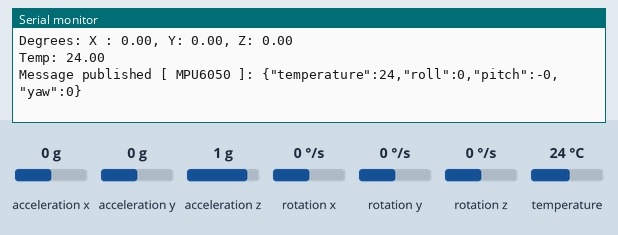
This sketch was run on a simulated ESP8266 (NodeMCU). On the bench: the last lines printed to the serial monitor. The inputs (shaded band) are chosen by the test bench; at power-on: acceleration x 0 g, acceleration y 0 g, acceleration z 1 g, rotation z 0 °/s, temperature 24 °C, rotation x 0 °/s, rotation y 0 °/s. WiFi joins after 1.5 s; servers stay silent unless stated; no MQTT or app messages arrive unless stated.

Above: at 4.8 s.
4.9 s: acceleration x set to -1.4 g
At 5.47 s:
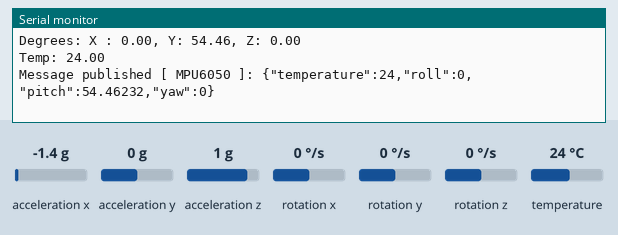
6.4 s: acceleration y set to -1.4 g
At 6.98 s:
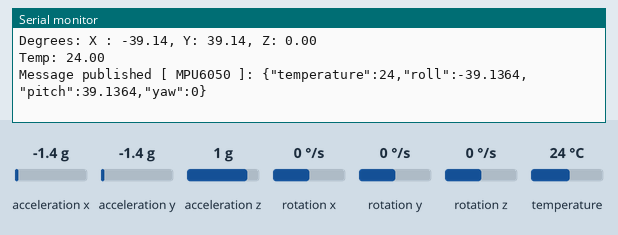
7.9 s: acceleration z set to -1.4 g
At 8.49 s:
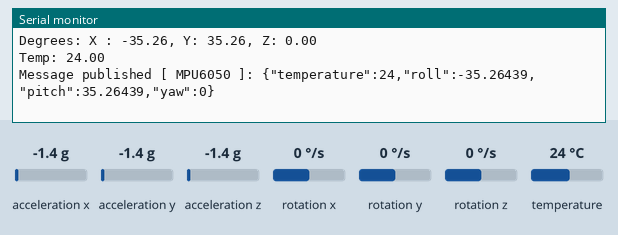
9.4 s: rotation z set to -192 °/s
At 9.99 s:
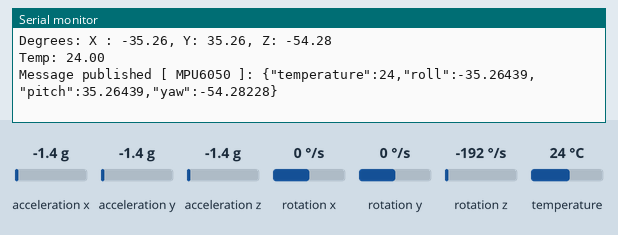
10.9 s: temperature set to 12 °C
At 11.0 s:
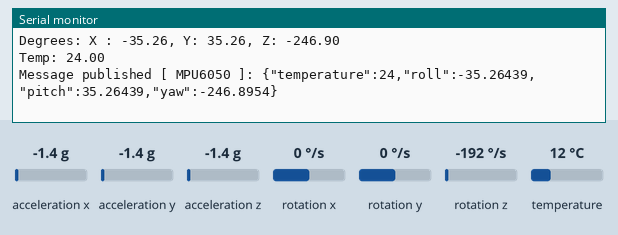
Timing chart, 0 to 13.4 s (numbered marks = the images above; inputs shaded):
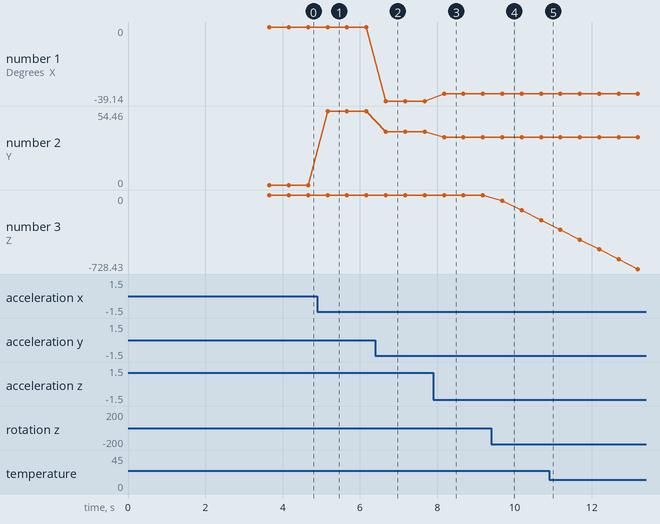

The sketch:

mpu6050.ino
```cpp
#include <MPU6050_light.h>
#include "Wire.h"
#include "MqttClient.h"
#include "WifiClient.h"
#include <ArduinoJson.h>

// Initialize the MPU6050 light library.
MPU6050 mpu(Wire);
unsigned long timer = 0;

// Wi-Fi login credientials (should modify according to the your Wi-Fi).
char ssid_wifi[] = "BELL318";
char pass_wifi[] = "A2761E9A66C7";
WifiClient wifi_client(ssid_wifi, pass_wifi);

// MQTT publisher settings. Be sure to change the IP address!
const char* mqtt_broker_ip = "192.168.2.35";
const int mqtt_broker_port = 1883;
const char* client_id = "publisher_MPU6050";
const char* publish_topic = "MPU6050";
MqttClient mqtt_client(mqtt_broker_ip, mqtt_broker_port);

void setup(void) {
  Serial.begin(115200);

  // Error-checking to get the serial monitor up and running.
  while (!Serial) {
    delay(10);
  }

  // Attempt to connect to the Wi-Fi and MQTT.
  wifi_client.connect();
  mqtt_client.connect(client_id);

  // Setup for MPU6050 for the light library.
  Wire.begin();

  byte status = mpu.begin();
  Serial.print(F("MPU6050 status: "));
  Serial.println(status);
  while(status!=0){ } // stop everything if could not connect to MPU6050

  Serial.println(F("Calculating offsets, do not move MPU6050"));
  delay(1000);
  // mpu.upsideDownMounting = true; // uncomment this line if the MPU6050 is mounted upside-down
  mpu.calcOffsets(); // gyro and accelero
  Serial.println("Done!\n");

  delay(100);
}

void loop() {
  mpu.update();

  // Print data every 500 ms
  if((millis() - timer) > 500){
    float angle_x = mpu.getAngleX();
    float angle_y = mpu.getAngleY();
    float angle_z = mpu.getAngleZ();
    float temp = mpu.getTemp();
    Serial.println("Degrees: X : " + String(angle_x) + ", Y: " + String(angle_y) + ", Z: " + String(angle_z));
    Serial.println("Temp: " + String(temp));

    timer = millis();

    // Connect to the MQTT to send data.
    mqtt_client.check_connection(client_id);

    // First, we need to convert the readings to JSON that matches the API of the
    // backend.
    DynamicJsonDocument doc(1024);
    doc["temperature"] = temp;
    doc["roll"] = angle_x;
    doc["pitch"] = angle_y;
    doc["yaw"] = angle_z;

    // Sending the JSON to MQTT.
    String json_doc;
    serializeJson(doc, json_doc);
    char buf[500];
    json_doc.toCharArray(buf, 500);
    mqtt_client.publish_message(publish_topic, buf);
  }
}
```

MqttClient.cpp
```cpp
#include "MqttClient.h"
#include <MQTT.h>
#include <ESP8266WiFi.h>

WiFiClient _wifi_client;
String _msg;
String _topic;
int _num_subscribe_topics;

MqttClient::MqttClient(const char* mqtt_broker_ip, const int mqtt_broker_port) {
  _mqtt_client.begin(mqtt_broker_ip, _wifi_client);
}

MqttClient::MqttClient(const char* mqtt_broker_ip, const int mqtt_broker_port, String* subscribe_topics, const int num_subscribe_topics) {
  _mqtt_client.begin(mqtt_broker_ip, _wifi_client);
  _subscribe_topics = subscribe_topics;
  _num_subscribe_topics = num_subscribe_topics;
}

void callback(String& topic, String& payload) {
  Serial.println("Message arrived [" + topic + "]: " + payload);
  _msg = payload;
  _topic = topic;
}

void MqttClient::connect(const char* client_id) {
  Serial.print("Connecting to MQTT broker... ");
  while (!_mqtt_client.connect(client_id, "public", "public")) {
    Serial.print(".");
    delay(1000);
  }
  Serial.println("done!");
  for (int i = 0; i < _num_subscribe_topics; i++) {
    _mqtt_client.onMessage(callback);
    _mqtt_client.subscribe(_subscribe_topics[i]);
    Serial.println("Subscribed to topic: " + _subscribe_topics[i]);
  }
}

void MqttClient::publish_message(const char* topic, const char* msg) {
  _mqtt_client.publish(topic, msg);
  Serial.println("Message published [ " + String(topic) +" ]: " + String(msg));
}

void MqttClient::check_connection(const char* client_id) {
  _mqtt_client.loop();
  delay(10);
  if (!_mqtt_client.connected()) {
    connect(client_id);
  }
}

String MqttClient::get_msg() { return _msg; }

String MqttClient::get_topic() { return _topic; }

void MqttClient::reset_msg() {
  _msg = "";
  _topic = "";
}
```

MqttClient.h
```cpp
#include <Arduino.h>
#include <MQTT.h>

class MqttClient {
  public:
    MqttClient(const char* mqtt_broker_ip, const int mqtt_broker_port);
    MqttClient(const char* mqtt_broker_ip, const int mqtt_broker_port, String* subscribe_topics, const int num_subscribe_topics);
    void connect(const char* client_id);
    void publish_message(const char* topic, const char* msg);
    void check_connection(const char* client_id);
    String get_msg();
    String get_topic();
    void reset_msg();

  private:
    MQTTClient _mqtt_client;
    String* _subscribe_topics;
    int _num_subscribe_topics;
};
```

WifiClient.cpp
```cpp
#include "WifiClient.h"

WifiClient::WifiClient(char *ssid, char *pass) {
  _ssid = ssid;
  _pass = pass;
}

void WifiClient::connect() {
  WiFiClient wifiClient;
  Serial.println("Connecting to WPA SSID [" + String(_ssid) + "]...");
  WiFi.begin(_ssid, _pass);

  while (WiFi.status() != WL_CONNECTED) {
    delay(500);
    Serial.print(".");
  }
  Serial.println("");
  Serial.println("WiFi connected");
  Serial.println("IP address is: ");
  Serial.println(WiFi.localIP());
}
```

WifiClient.h
```cpp
#include <ESP8266WiFi.h>

class WifiClient {
  public:
    WifiClient(char *ssid, char *pass);
    void connect();

  private:
    char *_ssid;
    char *_pass;
};
```

Measured:
- after the input at 4.9 s, the serial monitor: prints a new line after 0.26 s (image 1)
- after the input at 6.4 s, the serial monitor: prints a new line after 0.27 s (image 2)
- after the input at 7.9 s, the serial monitor: prints a new line after 0.27 s (image 3)
- after the input at 9.4 s, the serial monitor: prints a new line after 0.28 s (image 4)
- plotted number 1: 0 → -39.14 after the input at 6.4 s, -39.14 → -35.26 after the input at 7.9 s
- plotted number 2: 0 → 54.46 after the input at 4.9 s, 54.46 → 39.14 after the input at 6.4 s, 39.14 → 35.26 after the input at 7.9 s
- plotted number 3: 0 → -246.9 after the input at 9.4 s
